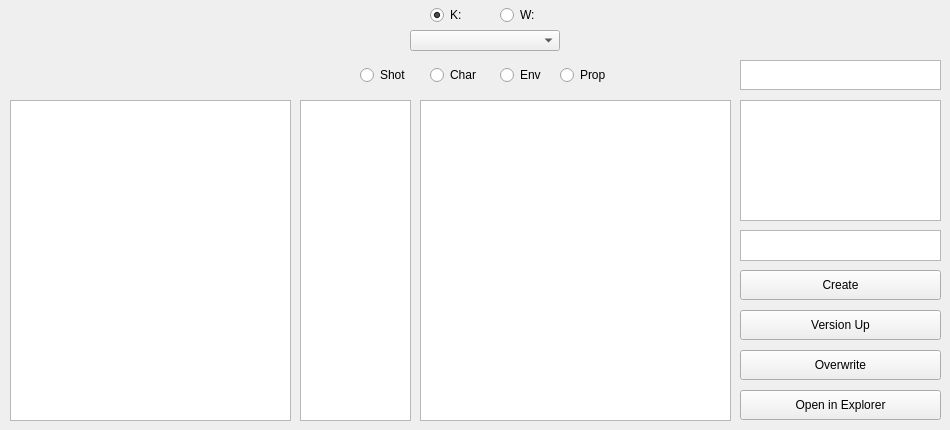
<?xml version="1.0" encoding="UTF-8"?>
<ui version="4.0">
 <class>Form</class>
 <widget class="QWidget" name="Form">
  <property name="geometry">
   <rect>
    <x>0</x>
    <y>0</y>
    <width>950</width>
    <height>430</height>
   </rect>
  </property>
  <property name="sizePolicy">
   <sizepolicy hsizetype="Fixed" vsizetype="Fixed">
    <horstretch>0</horstretch>
    <verstretch>0</verstretch>
   </sizepolicy>
  </property>
  <property name="minimumSize">
   <size>
    <width>950</width>
    <height>430</height>
   </size>
  </property>
  <property name="maximumSize">
   <size>
    <width>950</width>
    <height>430</height>
   </size>
  </property>
  <property name="windowTitle">
   <string>GlimpseVFX Houdini File Manager</string>
  </property>
  <property name="autoFillBackground">
   <bool>true</bool>
  </property>
  <property name="styleSheet">
   <string notr="true"/>
  </property>
  <widget class="QRadioButton" name="kdrive">
   <property name="geometry">
    <rect>
     <x>430</x>
     <y>0</y>
     <width>40</width>
     <height>30</height>
    </rect>
   </property>
   <property name="minimumSize">
    <size>
     <width>0</width>
     <height>0</height>
    </size>
   </property>
   <property name="layoutDirection">
    <enum>Qt::LeftToRight</enum>
   </property>
   <property name="text">
    <string>K:</string>
   </property>
   <property name="checked">
    <bool>true</bool>
   </property>
  </widget>
  <widget class="QRadioButton" name="wdrive">
   <property name="geometry">
    <rect>
     <x>500</x>
     <y>0</y>
     <width>40</width>
     <height>30</height>
    </rect>
   </property>
   <property name="minimumSize">
    <size>
     <width>0</width>
     <height>0</height>
    </size>
   </property>
   <property name="autoFillBackground">
    <bool>false</bool>
   </property>
   <property name="text">
    <string>W:</string>
   </property>
  </widget>
  <widget class="QComboBox" name="yearCbox">
   <property name="geometry">
    <rect>
     <x>410</x>
     <y>30</y>
     <width>150</width>
     <height>21</height>
    </rect>
   </property>
   <property name="minimumSize">
    <size>
     <width>0</width>
     <height>0</height>
    </size>
   </property>
  </widget>
  <widget class="QListWidget" name="projectList">
   <property name="geometry">
    <rect>
     <x>10</x>
     <y>100</y>
     <width>281</width>
     <height>321</height>
    </rect>
   </property>
   <property name="sizePolicy">
    <sizepolicy hsizetype="Minimum" vsizetype="Fixed">
     <horstretch>0</horstretch>
     <verstretch>0</verstretch>
    </sizepolicy>
   </property>
   <property name="minimumSize">
    <size>
     <width>0</width>
     <height>0</height>
    </size>
   </property>
   <property name="alternatingRowColors">
    <bool>true</bool>
   </property>
  </widget>
  <widget class="QListWidget" name="filterList">
   <property name="geometry">
    <rect>
     <x>300</x>
     <y>100</y>
     <width>111</width>
     <height>321</height>
    </rect>
   </property>
   <property name="sizePolicy">
    <sizepolicy hsizetype="Minimum" vsizetype="Fixed">
     <horstretch>0</horstretch>
     <verstretch>0</verstretch>
    </sizepolicy>
   </property>
   <property name="minimumSize">
    <size>
     <width>0</width>
     <height>0</height>
    </size>
   </property>
   <property name="alternatingRowColors">
    <bool>true</bool>
   </property>
  </widget>
  <widget class="QListWidget" name="fileList">
   <property name="geometry">
    <rect>
     <x>420</x>
     <y>100</y>
     <width>311</width>
     <height>321</height>
    </rect>
   </property>
   <property name="sizePolicy">
    <sizepolicy hsizetype="Minimum" vsizetype="Fixed">
     <horstretch>0</horstretch>
     <verstretch>0</verstretch>
    </sizepolicy>
   </property>
   <property name="minimumSize">
    <size>
     <width>0</width>
     <height>0</height>
    </size>
   </property>
   <property name="alternatingRowColors">
    <bool>true</bool>
   </property>
   <property name="isWrapping" stdset="0">
    <bool>false</bool>
   </property>
  </widget>
  <widget class="QTextEdit" name="nameEdit">
   <property name="geometry">
    <rect>
     <x>740</x>
     <y>60</y>
     <width>201</width>
     <height>30</height>
    </rect>
   </property>
   <property name="sizePolicy">
    <sizepolicy hsizetype="Minimum" vsizetype="Fixed">
     <horstretch>0</horstretch>
     <verstretch>0</verstretch>
    </sizepolicy>
   </property>
   <property name="minimumSize">
    <size>
     <width>0</width>
     <height>0</height>
    </size>
   </property>
  </widget>
  <widget class="QListWidget" name="departmentList">
   <property name="geometry">
    <rect>
     <x>740</x>
     <y>100</y>
     <width>201</width>
     <height>121</height>
    </rect>
   </property>
   <property name="sizePolicy">
    <sizepolicy hsizetype="Minimum" vsizetype="Fixed">
     <horstretch>0</horstretch>
     <verstretch>0</verstretch>
    </sizepolicy>
   </property>
   <property name="minimumSize">
    <size>
     <width>0</width>
     <height>0</height>
    </size>
   </property>
   <property name="alternatingRowColors">
    <bool>true</bool>
   </property>
  </widget>
  <widget class="QTextEdit" name="tagEdit">
   <property name="geometry">
    <rect>
     <x>740</x>
     <y>230</y>
     <width>201</width>
     <height>31</height>
    </rect>
   </property>
   <property name="sizePolicy">
    <sizepolicy hsizetype="Minimum" vsizetype="Fixed">
     <horstretch>0</horstretch>
     <verstretch>0</verstretch>
    </sizepolicy>
   </property>
   <property name="minimumSize">
    <size>
     <width>0</width>
     <height>0</height>
    </size>
   </property>
  </widget>
  <widget class="QPushButton" name="createButton">
   <property name="geometry">
    <rect>
     <x>740</x>
     <y>270</y>
     <width>201</width>
     <height>30</height>
    </rect>
   </property>
   <property name="minimumSize">
    <size>
     <width>0</width>
     <height>0</height>
    </size>
   </property>
   <property name="text">
    <string>Create</string>
   </property>
  </widget>
  <widget class="QPushButton" name="versionButton">
   <property name="geometry">
    <rect>
     <x>740</x>
     <y>310</y>
     <width>201</width>
     <height>30</height>
    </rect>
   </property>
   <property name="minimumSize">
    <size>
     <width>0</width>
     <height>0</height>
    </size>
   </property>
   <property name="text">
    <string>Version Up</string>
   </property>
  </widget>
  <widget class="QWidget" name="widget" native="true">
   <property name="geometry">
    <rect>
     <x>340</x>
     <y>60</y>
     <width>281</width>
     <height>31</height>
    </rect>
   </property>
   <widget class="QRadioButton" name="shotRadio">
    <property name="geometry">
     <rect>
      <x>20</x>
      <y>0</y>
      <width>50</width>
      <height>30</height>
     </rect>
    </property>
    <property name="minimumSize">
     <size>
      <width>0</width>
      <height>0</height>
     </size>
    </property>
    <property name="text">
     <string>Shot</string>
    </property>
   </widget>
   <widget class="QRadioButton" name="charRadio">
    <property name="geometry">
     <rect>
      <x>90</x>
      <y>0</y>
      <width>50</width>
      <height>30</height>
     </rect>
    </property>
    <property name="minimumSize">
     <size>
      <width>0</width>
      <height>0</height>
     </size>
    </property>
    <property name="text">
     <string>Char</string>
    </property>
   </widget>
   <widget class="QRadioButton" name="envRadio">
    <property name="geometry">
     <rect>
      <x>160</x>
      <y>0</y>
      <width>50</width>
      <height>30</height>
     </rect>
    </property>
    <property name="minimumSize">
     <size>
      <width>0</width>
      <height>0</height>
     </size>
    </property>
    <property name="text">
     <string>Env</string>
    </property>
   </widget>
   <widget class="QRadioButton" name="propRadio">
    <property name="geometry">
     <rect>
      <x>220</x>
      <y>0</y>
      <width>50</width>
      <height>30</height>
     </rect>
    </property>
    <property name="minimumSize">
     <size>
      <width>0</width>
      <height>0</height>
     </size>
    </property>
    <property name="text">
     <string>Prop</string>
    </property>
   </widget>
  </widget>
  <widget class="QPushButton" name="explorerButton">
   <property name="geometry">
    <rect>
     <x>740</x>
     <y>390</y>
     <width>201</width>
     <height>30</height>
    </rect>
   </property>
   <property name="minimumSize">
    <size>
     <width>0</width>
     <height>0</height>
    </size>
   </property>
   <property name="text">
    <string>Open in Explorer</string>
   </property>
  </widget>
  <widget class="QPushButton" name="overwriteButton">
   <property name="geometry">
    <rect>
     <x>740</x>
     <y>350</y>
     <width>201</width>
     <height>30</height>
    </rect>
   </property>
   <property name="minimumSize">
    <size>
     <width>0</width>
     <height>0</height>
    </size>
   </property>
   <property name="text">
    <string>Overwrite</string>
   </property>
  </widget>
 </widget>
 <resources/>
 <connections/>
</ui>
